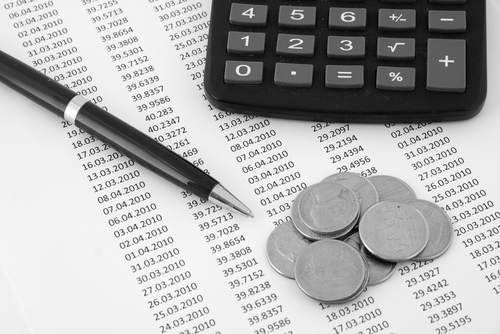
#> input picture open_cv/learn/girl2.png, 500 x 334 px
$ python pixelimage.py
#> lines starting #> are read from the running program, lines starting #| are printed output that depends on the picture; after the words box and inside, x2 and y2 are one past the last pixel; in counts of white or black regions, pixels touching at a corner belong together
import cv2
import numpy as np

img = cv2.imread('girl2.png', 1)
#> img is the input picture: shape (334, 500, 3); min 0, max 255, mean 177
# [18 lines of commented-out code are left out]

for i in range(200):
    for j in range(200):
        if img[i, j, 0] > 30:
            img[i, j] = 1
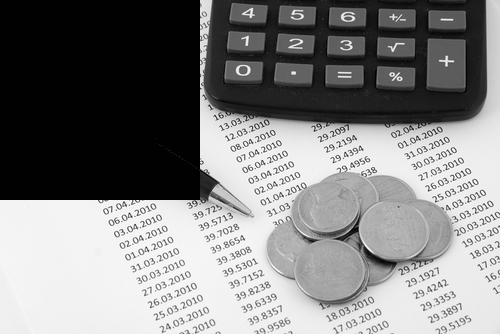
#> img: shape (334, 500, 3); min 0, max 255, mean 129.5

cv2.imwrite('girl5.png', img)
img2 = cv2.imread('girl5.png', 1)
cv2.imshow('image', img2)
cv2.waitKey()
cv2.destroyAllWindows()

$ run again, with open_cv/learn/girl.png copied over open_cv/learn/girl2.png
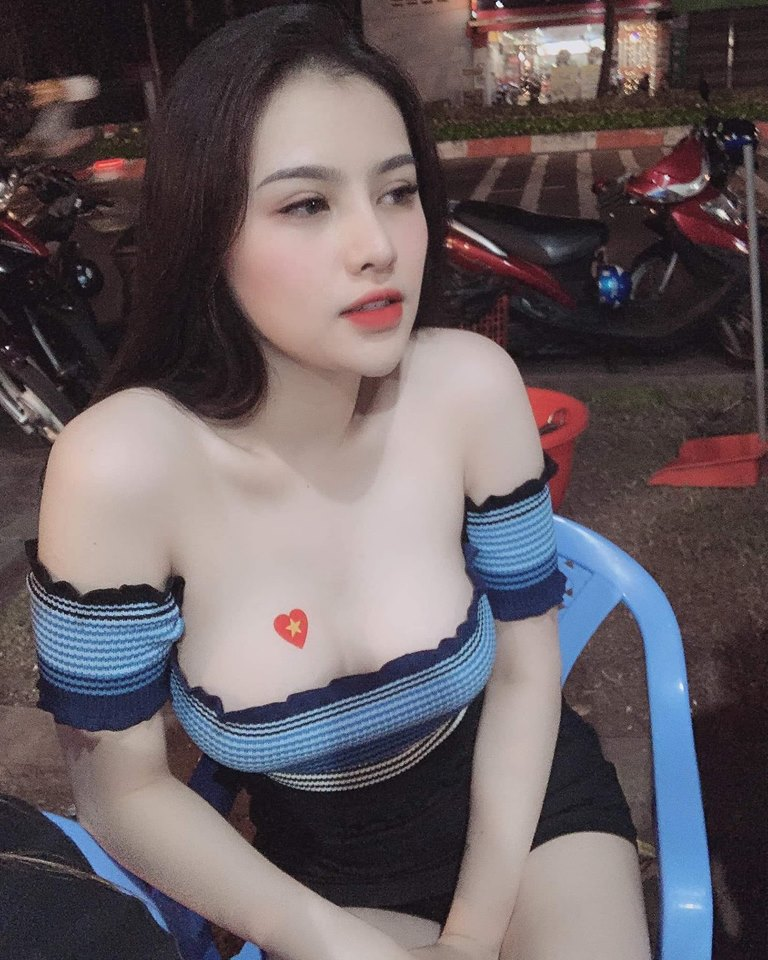
#> input picture open_cv/learn/girl.png, 768 x 960 px
#> img is the input picture: shape (960, 768, 3); mean B, G, R 97.2, 93.2, 103.4
#> after the loop `for i in range(200):`:
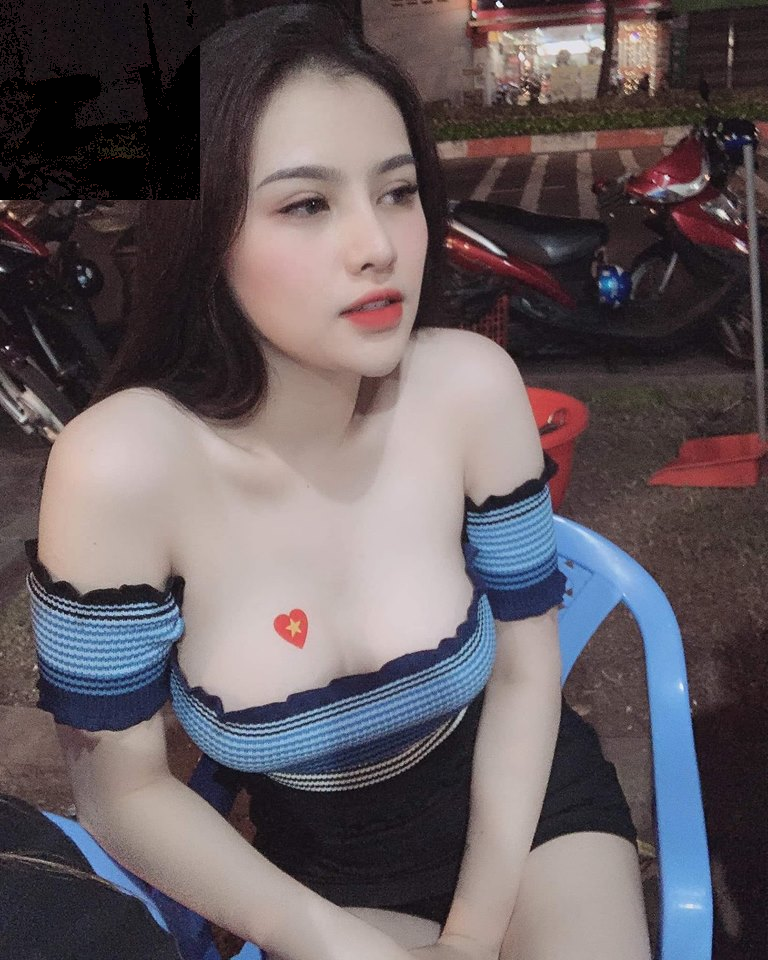
#> img: shape (960, 768, 3); 2.95% of pixels changed, all inside (x1, y1, x2, y2) = (0, 0, 200, 200)

$ run again, with open_cv/learn/scenery.jpg saved as open_cv/learn/girl2.png
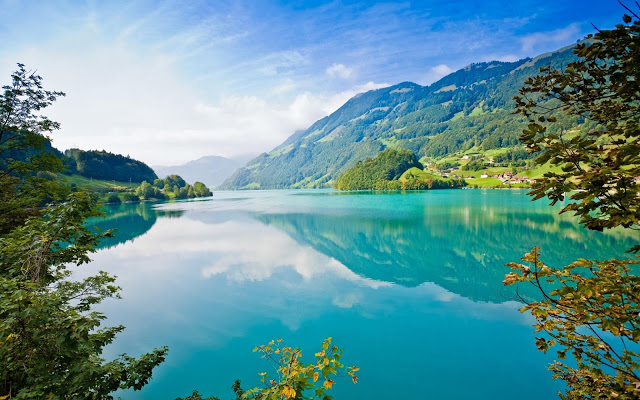
#> input picture open_cv/learn/scenery.jpg, 640 x 400 px
#> img is the input picture: shape (400, 640, 3); mean B, G, R 151, 145.8, 95.3
#> after the loop `for i in range(200):`:
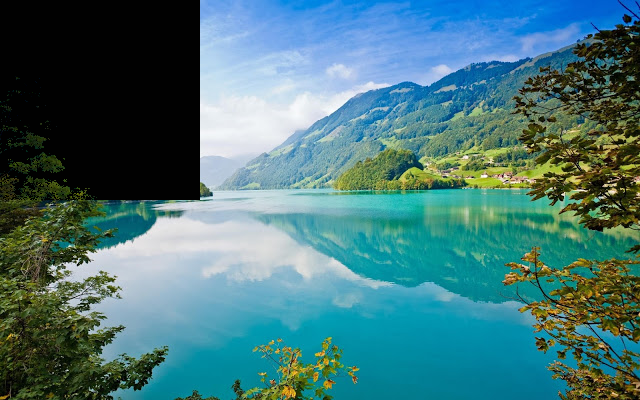
#> img: shape (400, 640, 3); 14.74% of pixels changed, all inside (x1, y1, x2, y2) = (0, 0, 200, 200)
